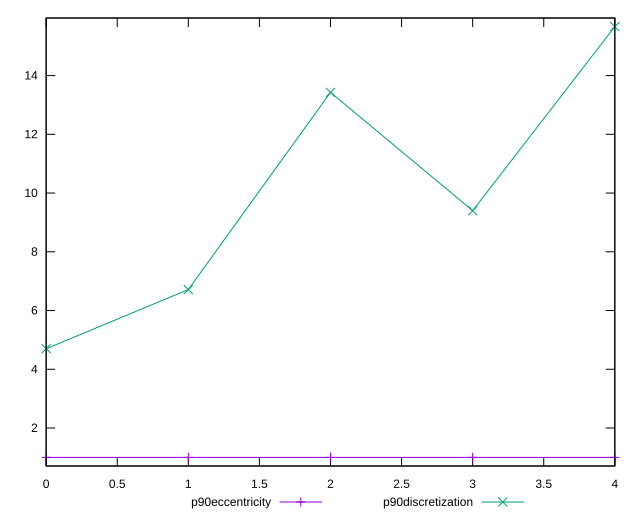

gnuplot code for this plot:
reset

$p90Eccentricity <<EOF
0 1.0000000000000009
1 1.0000000000000007
2 0.999999999999998
3 1.0000000000000004
4 0.9999999999999957
EOF

$p90Discretization <<EOF
0 4.7
1 6.714285714285714
2 13.428571428571429
3 9.4
4 15.666666666666666
EOF

set key outside below
set xrange [0:4]
set yrange [0.7066666666666623:15.959999999999999]
set trange [0.7066666666666623:15.959999999999999]
set terminal svg size 640, 520 enhanced background rgb 'white'
set output "report_0_00242021-02-20T12:25:28.543Z/uses-rel-preload/progression/eccentricity.svg"

plot $p90Eccentricity title "p90eccentricity" with linespoints, \
     $p90Discretization title "p90discretization" with linespoints

reset
